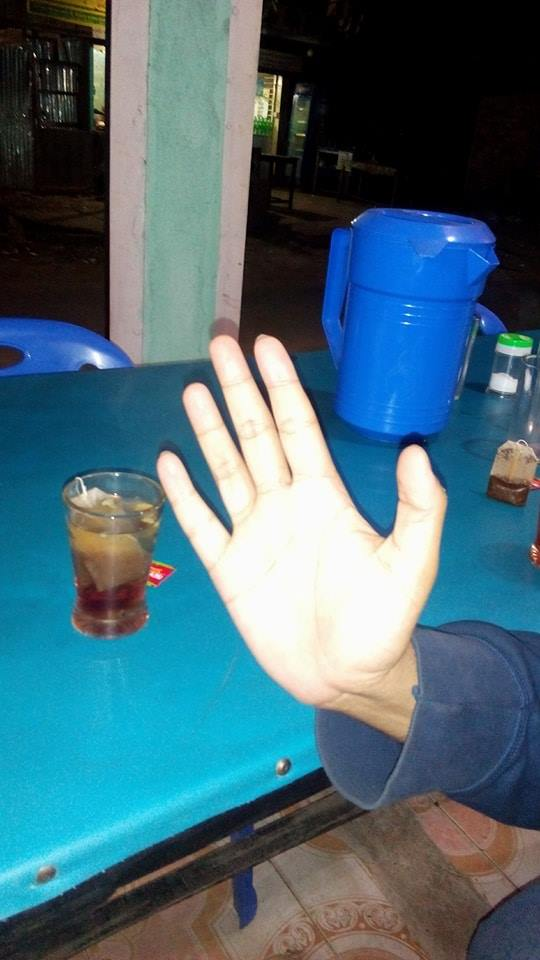
%> input picture experiments/sample2.jpg, 540 x 960 px
$ octave --eval "result = ResizingImage(imread('../../experiments/sample2.jpg'));"   (GNU Octave 9; MATLAB toolbox functions it lacks are replaced by stand-ins)
%> lines starting %> are read from the running program, lines starting %| are printed output that depends on the picture; in (x1, y1, x2, y2) boxes, pixels count from 0 and x2, y2 are one past the last pixel; in counts of white or black regions, pixels touching at a corner belong together; the program's own positions count from 1
function aa = ResizingImage(a)
a=rgb2gray(a);
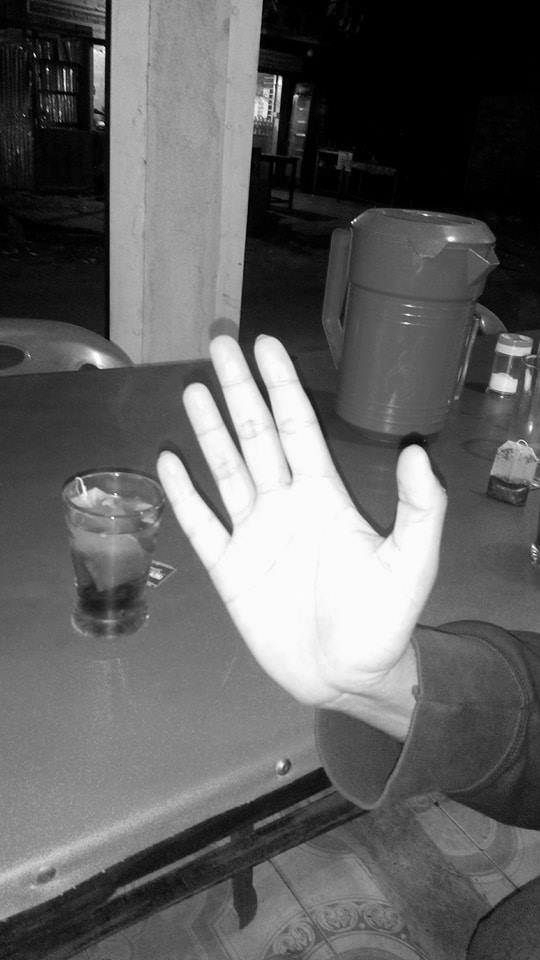
%> a: size 960x540 uint8; min 0, max 255, mean 98.8
[count,x]=imhist(a,9);
%> count = [80124; 52386; 84317; 98504; 79709; 60102; 9225; 14463; 39570]; x = [0; 31.88; 63.75; 95.62; 127.5; 159.4; 191.2; 223.1; 255]
T=otsuthresh(count);
%> T = 0.375
a=imbinarize(a,T);
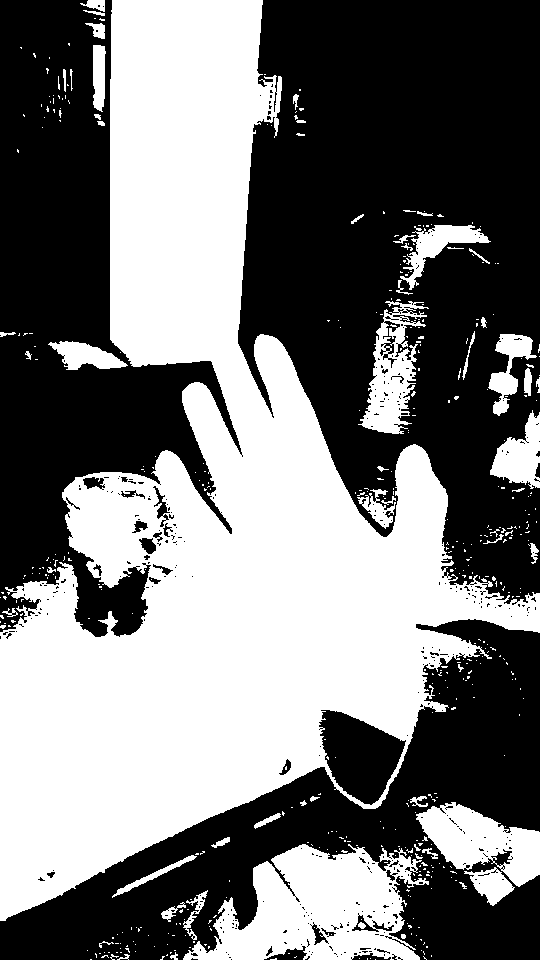
%> a: size 960x540 logical; 46.7% white; 485 white regions (426 under 20 px), largest, box (x1, y1, x2, y2) and area: (0, 0, 540, 921) 202131, (183, 844, 429, 960) 16550, (416, 802, 540, 887) 5548
%imshow(a);
a = medfilt2(a, [10 10]);
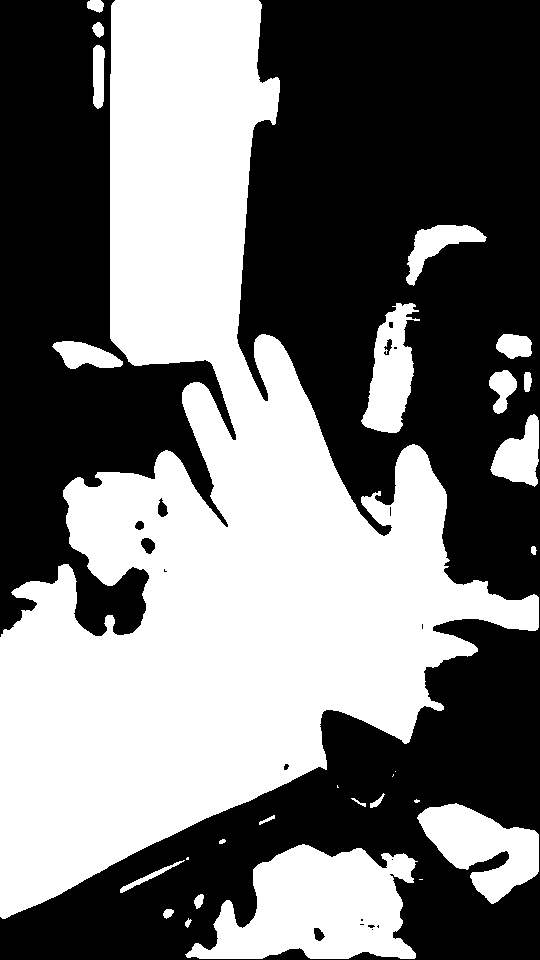
%> a: size 960x540 logical; 46.2% white; 28 white regions (6 under 20 px), largest, box (x1, y1, x2, y2) and area: (0, 0, 539, 919) 202886, (185, 844, 418, 959) 17157, (417, 803, 539, 904) 6566
a = bwmorph(a,'bridge',60);
%> a: size 960x540 logical; 46.2% white; 27 white regions (5 under 20 px), largest, box (x1, y1, x2, y2) and area: (0, 0, 539, 919) 202903, (185, 844, 418, 959) 17168, (417, 803, 539, 904) 6566
a = bwmorph(a,'diag',60);
%> a: size 960x540 logical; 46.2% white; 27 white regions (5 under 20 px), largest, box (x1, y1, x2, y2) and area: (0, 0, 539, 919) 202911, (185, 844, 418, 959) 17178, (417, 803, 539, 904) 6566

[row,col]=size(a);
%> row = 960; col = 540

xMin=0; yMin=0; Height=0; Width=0;
%fprintf('Stage One\n');
flag=1;
for i=1:row;   % for yMin
    for j=1:col;
    if a(i,j) == 1
        yMin=i;
        flag=0;
        break;
    end
    end
    if flag == 0
        break;
    end
end
%> after the loop, flag = 0; yMin = 1
%fprintf('Stage Two\n');
flag=1;
for i=1:col;   % for xMin
    for j=1:row;
    if a(j,i) == 1
        xMin=i;
        flag=0;
        break;
    end
    end
    if flag == 0
        break;
    end
end
%> after the loop, xMin = 1
%fprintf('Stage Three\n');
flag=1;
for i=row:-1:1;    % for height
    for j=1:col;
        if a(i,j) == 1
        Height=i-yMin;
        flag=0;
        break;
    end
    end
    if flag == 0
        break;
    end
end
%> after the loop, Height = 958
%fprintf('Stage Four\n');
flag=1;
for j=col:-1:1;   % for width
    for i=1:row;
          if a(i,j) == 1
        Width=j-xMin;
        flag=0;
        break;
    end
    end
    if flag == 0
        break;
    end
end
%> after the loop, Width = 538
%fprintf('Stage Five\n');

xMin=xMin-4; yMin=yMin-4; Height=Height; Width=Width+8;
%> after `xMin=xMin-4`: xMin = -3
%> after `yMin=yMin-4`: yMin = -3
%> after `Width=Width+8`: Width = 546

%fprintf('Stage Six\n');
%fprintf('xMin = %d\nyMin = %d\nWidth = %d\nHeight = %d\nrow = %d\ncol = %d\n',xMin,yMin,Width,Height,row,col);
if(xMin>0 & yMin>0 & Height>0 & Width>0)
% [6 lines of commented-out code are left out]
aa=[xMin,yMin,Width,Height];
else aa=[-1 -1 -1 -1];
end
end

$ run again, on experiments/sample3.jpg
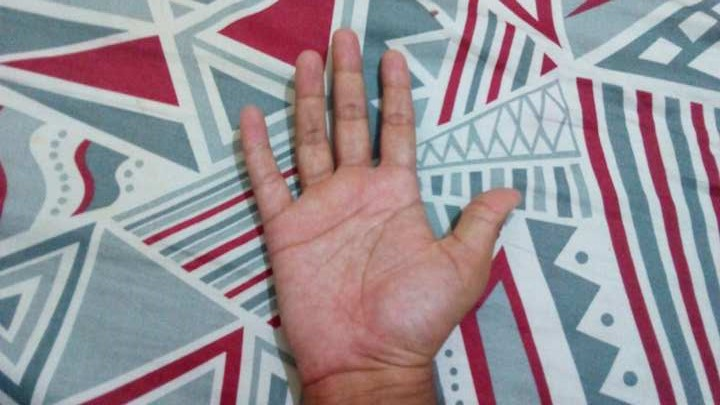
%> input picture experiments/sample3.jpg, 720 x 405 px
%> in ResizingImage, `a=rgb2gray(a);`:
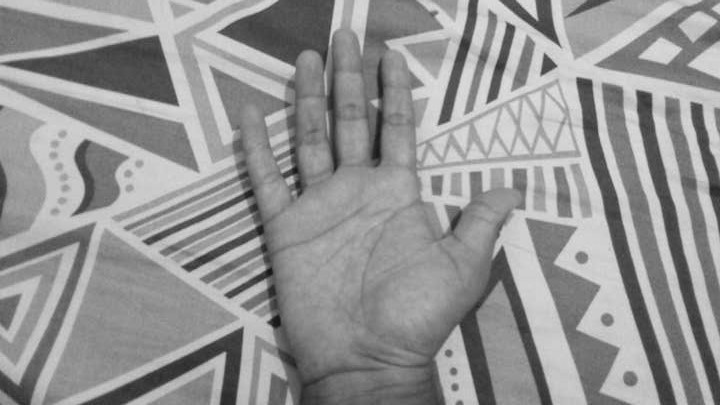
%> a: size 405x720 uint8; min 18, max 226, mean 147.8
%> count = [0; 922; 26952; 29835; 72803; 69813; 74518; 16757; 0]; x = [0; 31.88; 63.75; 95.62; 127.5; 159.4; 191.2; 223.1; 255]
%> T = 0.5
%> in ResizingImage, `a = medfilt2(a, [10 10]);`:
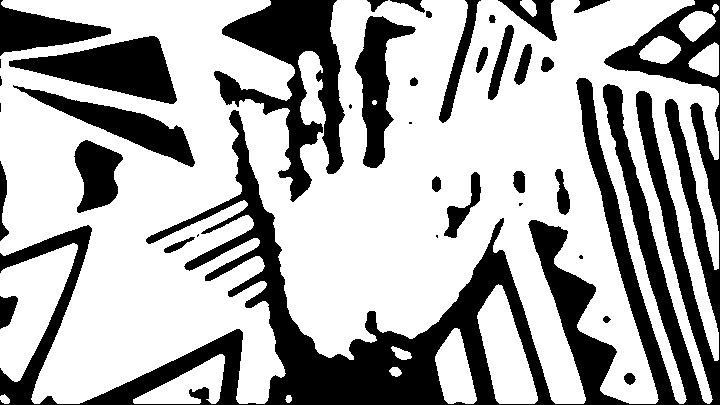
%> a: size 405x720 logical; 67.4% white; 37 black regions (9 under 20 px), largest, box (x1, y1, x2, y2) and area: (0, 0, 720, 405) 58815, (214, 0, 345, 202) 10366, (9, 36, 177, 104) 5783
%> after the loop in ResizingImage, `for i=1:row;`: flag = 0; yMin = 1
%> after the loop in ResizingImage, `for i=row:-1:1;`: Height = 403
%> after the loop in ResizingImage, `for j=col:-1:1;`: Width = 718
%> in ResizingImage, `xMin=xMin-4`: xMin = -3
%> in ResizingImage, `Width=Width+8`: Width = 726

$ run again, on experiments/sample4.jpg
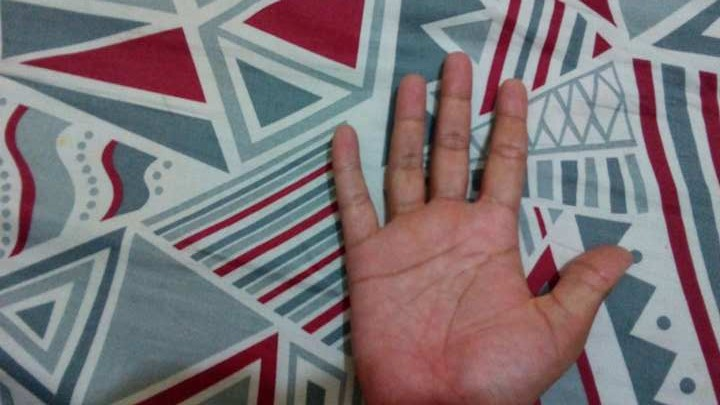
%> input picture experiments/sample4.jpg, 720 x 405 px
%> count = [212; 12085; 38475; 74630; 75309; 61849; 29040; 0; 0]; x = [0; 31.88; 63.75; 95.62; 127.5; 159.4; 191.2; 223.1; 255]
%> T = 0.375
%> in ResizingImage, `a=imbinarize(a,T);`:
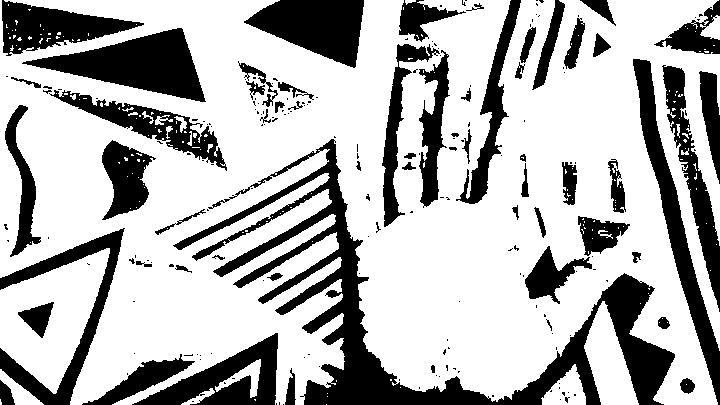
%> a: size 405x720 logical; 70.5% white; 205 black regions (144 under 20 px), largest, box (x1, y1, x2, y2) and area: (173, 139, 675, 405) 21752, (22, 28, 206, 102) 6367, (633, 59, 720, 405) 5363
%> in ResizingImage, `a = medfilt2(a, [10 10]);`:
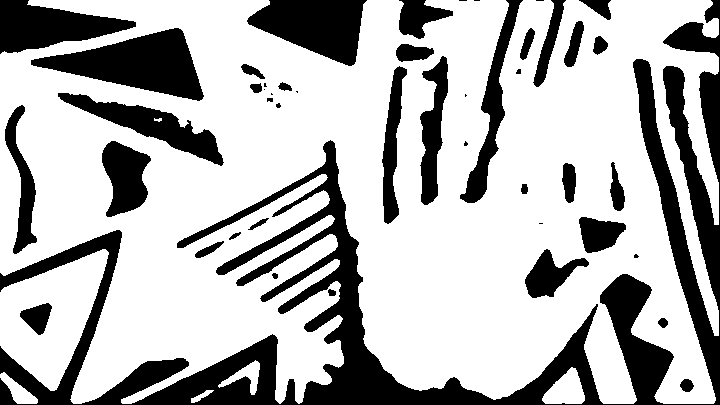
%> a: size 405x720 logical; 71% white; 47 black regions (12 under 20 px), largest, box (x1, y1, x2, y2) and area: (0, 0, 720, 405) 45166, (31, 28, 204, 101) 6338, (247, 0, 367, 66) 5045
%> after the loop in ResizingImage, `for i=1:row;`: flag = 0; yMin = 1
%> after the loop in ResizingImage, `for i=row:-1:1;`: Height = 403
%> after the loop in ResizingImage, `for j=col:-1:1;`: Width = 718
%> in ResizingImage, `xMin=xMin-4`: xMin = -3
%> in ResizingImage, `Width=Width+8`: Width = 726

$ run again, on experiments/sample5.jpg
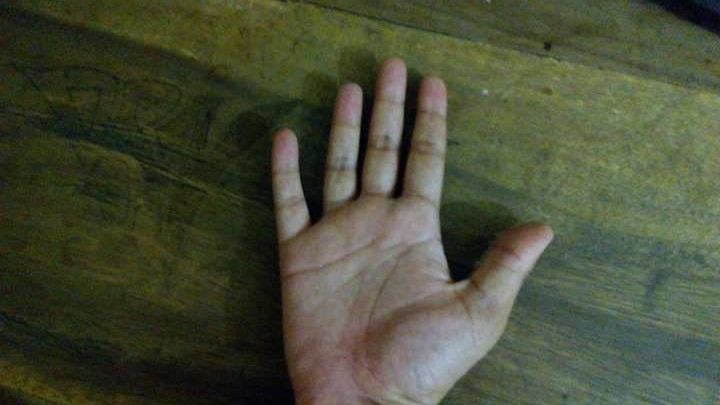
%> input picture experiments/sample5.jpg, 720 x 405 px
%> in ResizingImage, `a=rgb2gray(a);`:
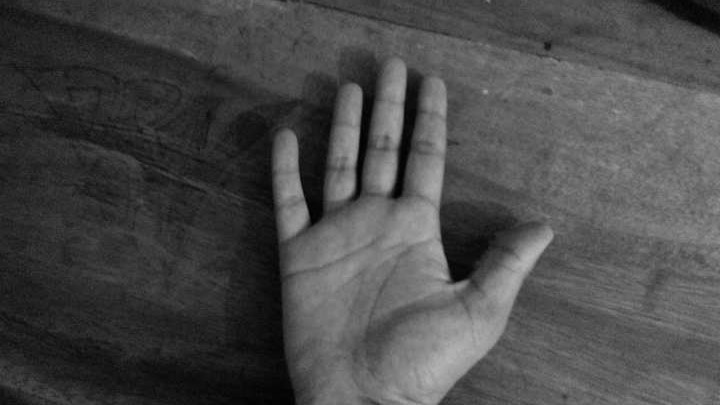
%> a: size 405x720 uint8; min 0, max 182, mean 74
%> count = [9308; 84762; 60548; 88167; 39406; 9254; 155; 0; 0]; x = [0; 31.88; 63.75; 95.62; 127.5; 159.4; 191.2; 223.1; 255]
%> T = 0.25
%> in ResizingImage, `a = medfilt2(a, [10 10]);`:
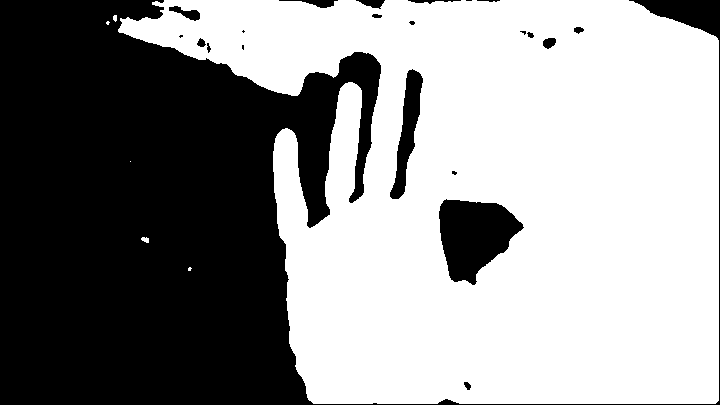
%> a: size 405x720 logical; 57.5% white; 22 black regions (7 under 20 px), largest, box (x1, y1, x2, y2) and area: (0, 0, 720, 405) 116334, (439, 199, 524, 285) 4719, (390, 69, 423, 199) 1763
%> after the loop in ResizingImage, `for i=1:row;`: flag = 0; yMin = 1
%> after the loop in ResizingImage, `for i=1:col;`: xMin = 107
%> after the loop in ResizingImage, `for i=row:-1:1;`: Height = 403
%> after the loop in ResizingImage, `for j=col:-1:1;`: Width = 612
%> in ResizingImage, `xMin=xMin-4`: xMin = 103
%> in ResizingImage, `yMin=yMin-4`: yMin = -3
%> in ResizingImage, `Width=Width+8`: Width = 620
